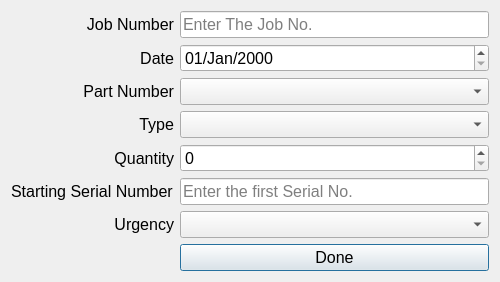
<?xml version="1.0" encoding="UTF-8"?>
<ui version="4.0">
 <class>jobDialog</class>
 <widget class="QDialog" name="jobDialog">
  <property name="geometry">
   <rect>
    <x>0</x>
    <y>0</y>
    <width>477</width>
    <height>264</height>
   </rect>
  </property>
  <property name="font">
   <font>
    <pointsize>12</pointsize>
   </font>
  </property>
  <property name="windowTitle">
   <string>New Job</string>
  </property>
  <property name="autoFillBackground">
   <bool>true</bool>
  </property>
  <layout class="QFormLayout" name="formLayout">
   <item row="0" column="0" colspan="2">
    <layout class="QGridLayout" name="gridLayout">
     <item row="7" column="1">
      <widget class="QPushButton" name="pushButton">
       <property name="font">
        <font>
         <pointsize>12</pointsize>
        </font>
       </property>
       <property name="text">
        <string>Done</string>
       </property>
      </widget>
     </item>
     <item row="0" column="1">
      <widget class="QLineEdit" name="jobLabel_le">
       <property name="font">
        <font>
         <pointsize>12</pointsize>
        </font>
       </property>
       <property name="placeholderText">
        <string>Enter The Job No.</string>
       </property>
      </widget>
     </item>
     <item row="0" column="0">
      <widget class="QLabel" name="jobLabel">
       <property name="font">
        <font>
         <pointsize>12</pointsize>
        </font>
       </property>
       <property name="text">
        <string>Job Number</string>
       </property>
       <property name="alignment">
        <set>Qt::AlignRight|Qt::AlignTrailing|Qt::AlignVCenter</set>
       </property>
       <property name="textInteractionFlags">
        <set>Qt::NoTextInteraction</set>
       </property>
      </widget>
     </item>
     <item row="4" column="0">
      <widget class="QLabel" name="quantityLabel">
       <property name="font">
        <font>
         <pointsize>12</pointsize>
        </font>
       </property>
       <property name="text">
        <string>Quantity</string>
       </property>
       <property name="alignment">
        <set>Qt::AlignRight|Qt::AlignTrailing|Qt::AlignVCenter</set>
       </property>
       <property name="textInteractionFlags">
        <set>Qt::NoTextInteraction</set>
       </property>
      </widget>
     </item>
     <item row="1" column="0">
      <widget class="QLabel" name="jobDate">
       <property name="font">
        <font>
         <pointsize>12</pointsize>
        </font>
       </property>
       <property name="text">
        <string>Date</string>
       </property>
       <property name="alignment">
        <set>Qt::AlignRight|Qt::AlignTrailing|Qt::AlignVCenter</set>
       </property>
       <property name="textInteractionFlags">
        <set>Qt::NoTextInteraction</set>
       </property>
      </widget>
     </item>
     <item row="1" column="1">
      <widget class="QDateEdit" name="jobDate_Date">
       <property name="font">
        <font>
         <pointsize>12</pointsize>
        </font>
       </property>
       <property name="currentSection">
        <enum>QDateTimeEdit::DaySection</enum>
       </property>
       <property name="displayFormat">
        <string>dd/MMM/yyyy</string>
       </property>
      </widget>
     </item>
     <item row="3" column="0">
      <widget class="QLabel" name="jobType">
       <property name="font">
        <font>
         <pointsize>12</pointsize>
        </font>
       </property>
       <property name="text">
        <string>Type</string>
       </property>
       <property name="alignment">
        <set>Qt::AlignRight|Qt::AlignTrailing|Qt::AlignVCenter</set>
       </property>
       <property name="textInteractionFlags">
        <set>Qt::NoTextInteraction</set>
       </property>
      </widget>
     </item>
     <item row="2" column="0">
      <widget class="QLabel" name="partNo">
       <property name="font">
        <font>
         <pointsize>12</pointsize>
        </font>
       </property>
       <property name="text">
        <string>Part Number</string>
       </property>
       <property name="alignment">
        <set>Qt::AlignRight|Qt::AlignTrailing|Qt::AlignVCenter</set>
       </property>
       <property name="textInteractionFlags">
        <set>Qt::NoTextInteraction</set>
       </property>
      </widget>
     </item>
     <item row="4" column="1">
      <widget class="QSpinBox" name="quantity_sb">
       <property name="font">
        <font>
         <pointsize>12</pointsize>
        </font>
       </property>
       <property name="maximum">
        <number>200</number>
       </property>
       <property name="value">
        <number>0</number>
       </property>
      </widget>
     </item>
     <item row="3" column="1">
      <widget class="QComboBox" name="jobType_cb">
       <item>
        <property name="text">
         <string/>
        </property>
       </item>
       <item>
        <property name="text">
         <string>Standard (65-70 gram force)</string>
        </property>
       </item>
       <item>
        <property name="text">
         <string>Standard (80 gram force)</string>
        </property>
       </item>
       <item>
        <property name="text">
         <string>Non-Conductive (65-70 gram force)</string>
        </property>
       </item>
       <item>
        <property name="text">
         <string>Non-Conductive (36-38 gram force)</string>
        </property>
       </item>
       <item>
        <property name="text">
         <string>Hybrid( 65-70 gram force)</string>
        </property>
       </item>
       <item>
        <property name="text">
         <string>Hybrid (36-38 gram force)</string>
        </property>
       </item>
       <item>
        <property name="text">
         <string>Iconn Heavy (175-180 gram force)</string>
        </property>
       </item>
       <item>
        <property name="text">
         <string>Lower Heavy</string>
        </property>
       </item>
       <item>
        <property name="text">
         <string>Ultra</string>
        </property>
       </item>
      </widget>
     </item>
     <item row="6" column="0">
      <widget class="QLabel" name="urgentLabel">
       <property name="font">
        <font>
         <pointsize>12</pointsize>
        </font>
       </property>
       <property name="text">
        <string>Urgency</string>
       </property>
       <property name="alignment">
        <set>Qt::AlignRight|Qt::AlignTrailing|Qt::AlignVCenter</set>
       </property>
       <property name="textInteractionFlags">
        <set>Qt::NoTextInteraction</set>
       </property>
      </widget>
     </item>
     <item row="2" column="1">
      <widget class="QComboBox" name="partNo_cb">
       <item>
        <property name="text">
         <string/>
        </property>
       </item>
       <item>
        <property name="text">
         <string>08888-0073-000-XX</string>
        </property>
       </item>
       <item>
        <property name="text">
         <string>08888-0273-000-XX</string>
        </property>
       </item>
       <item>
        <property name="text">
         <string>08888-0075-000-XX</string>
        </property>
       </item>
       <item>
        <property name="text">
         <string>08890-0075-000-XX</string>
        </property>
       </item>
       <item>
        <property name="text">
         <string>(blank)</string>
        </property>
       </item>
       <item>
        <property name="text">
         <string>08890-0073-000-XX</string>
        </property>
       </item>
       <item>
        <property name="text">
         <string>08888-0074-000-XX</string>
        </property>
       </item>
       <item>
        <property name="text">
         <string>PART NUMBER FOR LOWER HEAVY</string>
        </property>
       </item>
       <item>
        <property name="text">
         <string>PART NUMBER FOR ULTRA</string>
        </property>
       </item>
      </widget>
     </item>
     <item row="6" column="1">
      <widget class="QComboBox" name="urgent_cb">
       <item>
        <property name="text">
         <string/>
        </property>
       </item>
       <item>
        <property name="text">
         <string>Yes</string>
        </property>
       </item>
       <item>
        <property name="text">
         <string>No</string>
        </property>
       </item>
      </widget>
     </item>
     <item row="5" column="0">
      <widget class="QLabel" name="serialNoLabel">
       <property name="text">
        <string>Starting Serial Number</string>
       </property>
       <property name="textInteractionFlags">
        <set>Qt::NoTextInteraction</set>
       </property>
      </widget>
     </item>
     <item row="5" column="1">
      <widget class="QLineEdit" name="serialNoLabel_le">
       <property name="placeholderText">
        <string>Enter the first Serial No.</string>
       </property>
      </widget>
     </item>
    </layout>
   </item>
  </layout>
 </widget>
 <tabstops>
  <tabstop>jobLabel_le</tabstop>
  <tabstop>jobDate_Date</tabstop>
  <tabstop>partNo_cb</tabstop>
  <tabstop>jobType_cb</tabstop>
  <tabstop>quantity_sb</tabstop>
  <tabstop>serialNoLabel_le</tabstop>
  <tabstop>urgent_cb</tabstop>
  <tabstop>pushButton</tabstop>
 </tabstops>
 <resources/>
 <connections/>
</ui>
